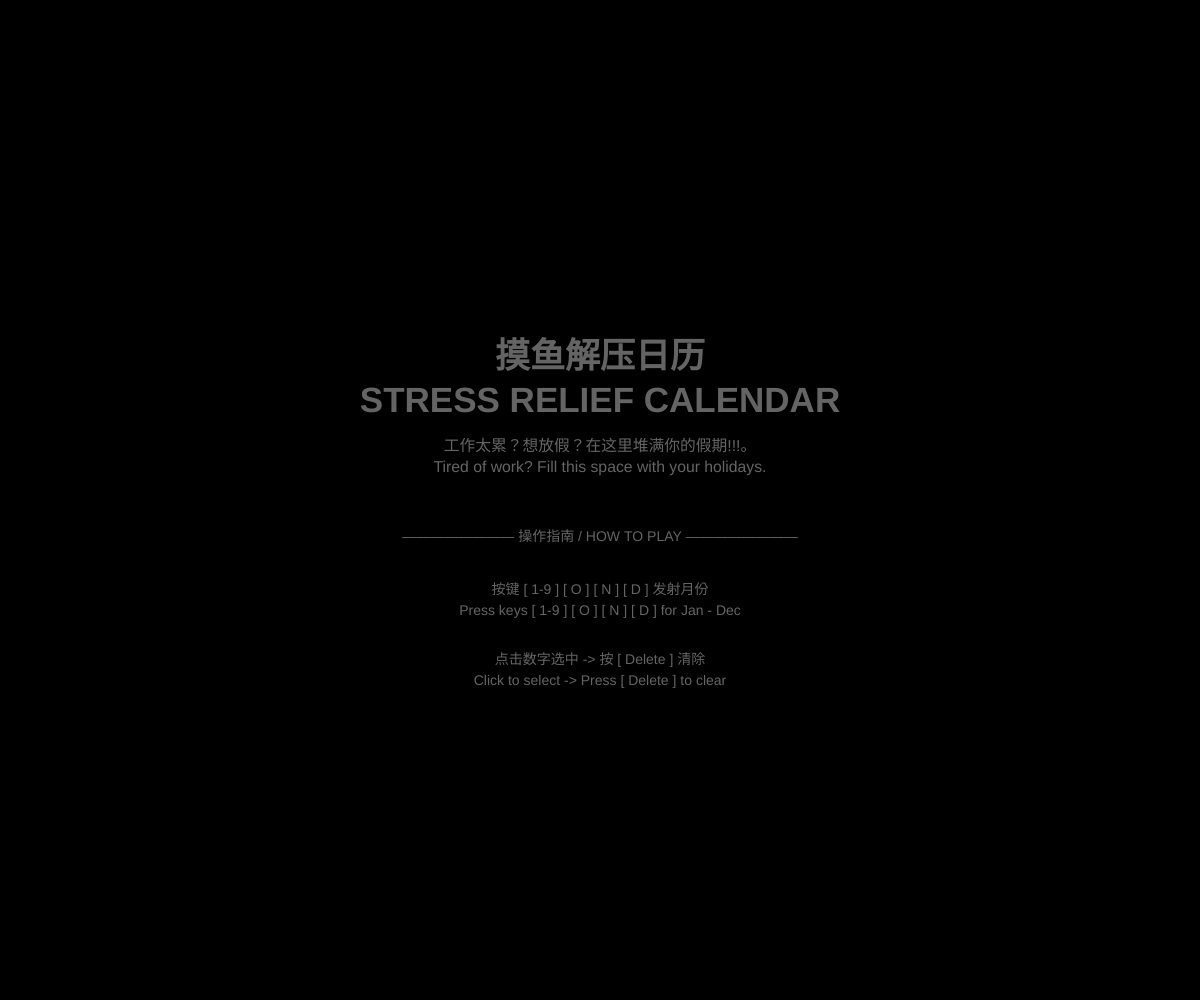
Frame 1 (no input)
Frame 60 (no input): identical to frame 1, image omitted
Frame 120 (the mouse pressed at the canvas centre since frame 60): identical to frame 1, image omitted

The p5.js sketch that drew this single still picture (run headless with seeded random() and noise() and a simulated clock; from frame 60 on, the mouse is pressed at the canvas centre):

// p5.js sketch
// ── sketch.js
let monthsData = [];
let particles = [];
let keyMapping = {};

// 控制文字闪光的变量 (0.0 = 灰色, 1.0 = 黄色)
let textGlowAmt = 0; 

function setup() {
  createCanvas(windowWidth, windowHeight);
  textAlign(CENTER, CENTER);
  rectMode(CENTER); 
  
  initMonthData();
  setupKeyMapping();
}

function draw() {
  background(0); // 背景黑

  // 1. 处理闪光数值的衰减 (让光慢慢熄灭)
  // 这里的 0.1 控制褪色速度，越小褪色越慢
  textGlowAmt = lerp(textGlowAmt, 0, 0.1); 

  // 2. 绘制会闪光的文字
  drawIntroText();

  // 3. 物理引擎
  runPhysics();
}

function keyPressed() {
  let k = key.toLowerCase();
  
  if (keyCode === DELETE || keyCode === BACKSPACE) {
    particles = particles.filter(p => !p.isSelected);
    return;
  }

  if (k in keyMapping) {
    spawnParticle(keyMapping[k]);
    // --- 触发文字微光 ---
    // 设置为 0.6 而不是 1，表示"微微"闪光，不要太刺眼
    textGlowAmt = 0.8; 
  }
}

function mousePressed() {
  for (let p of particles) {
    p.checkSelection(mouseX, mouseY);
  }
}

function windowResized() {
  resizeCanvas(windowWidth, windowHeight);
}

// --- 文字绘制 (核心修改部分) ---

function drawIntroText() {
  push();
  // 位置保持在中上部
  translate(width / 2, height * 0.38); 
  noStroke();
  
  // --- 动态计算颜色 ---
  let baseColor = color(100); // 基础颜色：深灰
  let flashColor = color(255, 245, 180); // 闪光颜色：暖黄
  
  // 根据 textGlowAmt 在灰色和黄色之间混合
  let currentColor = lerpColor(baseColor, flashColor, textGlowAmt);
  
  fill(currentColor); 
  
  // 1. 大标题 
  let titleSize = min(width, height) * 0.035; 
  textSize(titleSize);
  textStyle(BOLD);
  text("摸鱼解压日历\nSTRESS RELIEF CALENDAR", 0, 0);
  
  // 2. 副标题 
  textSize(titleSize * 0.45);
  textStyle(NORMAL);
  textLeading(titleSize * 0.6); 
  text("工作太累？想放假？在这里堆满你的假期!!!。\nTired of work? Fill this space with your holidays.", 0, titleSize * 2.2);
  
  // 3. 操作指南
  // 操作指南也可以跟着闪，或者你想让它保持灰色也可以
  // 这里我让它也跟着微闪，保持整体感
  textSize(titleSize * 0.4);
  let gap = titleSize * 4.5; 
  
  text("———————— 操作指南 / HOW TO PLAY ————————", 0, gap);
  
  text("按键 [ 1-9 ] [ O ] [ N ] [ D ] 发射月份\nPress keys [ 1-9 ] [ O ] [ N ] [ D ] for Jan - Dec", 0, gap + titleSize * 1.8);
  
  text("点击数字选中 -> 按 [ Delete ] 清除\nClick to select -> Press [ Delete ] to clear", 0, gap + titleSize * 3.8);
  
  pop();
}

// --- 物理引擎 ---

function runPhysics() {
  for (let p of particles) {
    p.applyForces();
    p.update();
  }

  for (let k = 0; k < 3; k++) {
    for (let i = 0; i < particles.length; i++) {
      particles[i].checkEdges();
      for (let j = i + 1; j < particles.length; j++) {
        particles[i].checkCollision(particles[j]);
      }
    }
  }

  for (let p of particles) {
    p.display();
  }
}

function spawnParticle(monthIndex) {
  let mData = monthsData[monthIndex];
  let dateText = mData.dates[mData.currentIndex];
  mData.currentIndex = (mData.currentIndex + 1) % mData.dates.length;
  let origin = getOriginPosition(monthIndex);
  particles.push(new DateParticle(origin.x, origin.y, dateText, mData.color, origin.side));
}

function getOriginPosition(index) {
  let x, y, side;
  if (index >= 0 && index <= 3) {
    side = 'left'; x = 0; y = height - (index + 1) * (height / 5); 
  } else if (index >= 4 && index <= 7) {
    side = 'top'; y = 0; x = (index - 3) * (width / 5);
  } else if (index >= 8 && index <= 11) {
    side = 'right'; x = width; y = (index - 7) * (height / 5);
  }
  if(side === 'left' || side === 'right') y += random(-20, 20);
  if(side === 'top') x += random(-20, 20);
  return {x, y, side};
}

class DateParticle {
  constructor(x, y, text, col, side) {
    this.pos = createVector(x, y);
    this.text = text;
    this.color = col;
    this.isSelected = false;
    this.scale = 0.1; 
    this.targetScale = 1;
    this.baseSize = 48; 
    this.radius = 24;   
    
    let speedX = 0, speedY = 0;
    if (side === 'left') {
      speedX = random(5, 12); speedY = random(-10, -5); 
    } else if (side === 'top') {
      speedX = random(-3, 3); speedY = random(2, 8);
    } else if (side === 'right') {
      speedX = random(-12, -5); speedY = random(-10, -5); 
    }
    this.vel = createVector(speedX, speedY);
  }

  applyForces() {
    this.vel.add(createVector(0, 0.4));
    this.vel.mult(0.99); 
    this.scale = lerp(this.scale, this.targetScale, 0.08); 
  }

  update() { this.pos.add(this.vel); }
  
  checkEdges() {
    let r = this.radius * this.scale;
    if (this.pos.y > height - r) {
      this.pos.y = height - r; this.vel.y *= -0.4; this.vel.x *= 0.8;  
    }
    if (this.pos.x < r) {
      this.pos.x = r; this.vel.x *= -0.5;
    } else if (this.pos.x > width - r) {
      this.pos.x = width - r; this.vel.x *= -0.5;
    }
  }

  checkCollision(other) {
    let r1 = this.radius * this.scale;
    let r2 = other.radius * other.scale;
    let minDist = r1 + r2;
    let d = p5.Vector.dist(this.pos, other.pos);
    if (d < minDist && d > 0) {
      let pushVec = p5.Vector.sub(this.pos, other.pos).normalize();
      let force = (minDist - d) * 0.5;
      this.pos.add(p5.Vector.mult(pushVec, force));
      other.pos.sub(p5.Vector.mult(pushVec, force));
      let combinedVel = p5.Vector.add(this.vel, other.vel).mult(0.5);
      this.vel.lerp(combinedVel, 0.5);
      other.vel.lerp(combinedVel, 0.5);
    }
  }

  display() {
    push();
    translate(this.pos.x, this.pos.y);
    let currentSize = this.baseSize * this.scale;
    textSize(currentSize);
    if (this.isSelected) { stroke(255); strokeWeight(4); } else { noStroke(); }
    fill(this.color);
    text(this.text, 0, 0);
    pop();
  }
  
  checkSelection(mx, my) {
    let r = this.radius * this.scale;
    if (dist(mx, my, this.pos.x, this.pos.y) < r) this.isSelected = !this.isSelected;
  }
}

function setupKeyMapping() {
  keyMapping['1'] = 0; keyMapping['2'] = 1; keyMapping['3'] = 2;
  keyMapping['4'] = 3; keyMapping['5'] = 4; keyMapping['6'] = 5;
  keyMapping['7'] = 6; keyMapping['8'] = 7; keyMapping['9'] = 8;
  keyMapping['o'] = 9; keyMapping['n'] = 10; keyMapping['d'] = 11; 
}

function initMonthData() {
  monthsData = [
    { dates: [1,2,3,10,11,17,18,24,25,31], color: "#FEF852", currentIndex: 0 },
    { dates: [1,7,8,15,16,17,18,19,20,21,22,23], color: "#EF333A", currentIndex: 0 },
    { dates: [1,7,8,14,15,21,22,28,29], color: "#A4D165", currentIndex: 0 },
    { dates: [4,5,6,11,12,18,19,25,26], color: "#FFFFFF", currentIndex: 0 },
    { dates: [1,2,3,4,5,10,16,17,23,24,30,31], color: "#F18D83", currentIndex: 0 },
    { dates: [6,7,13,14,19,20,21,27,28], color: "#FEF852", currentIndex: 0 },
    { dates: [4,5,11,12,18,19,25,26], color: "#2550B3", currentIndex: 0 },
    { dates: [1,2,8,9,15,16,22,23,29,30], color: "#F0AE53", currentIndex: 0 },
    { dates: [5,6,12,13,19,25,26,27], color: "#26A460", currentIndex: 0 },
    { dates: [1,2,3,4,5,6,7,11,17,18,24,25,31], color: "#BBA783", currentIndex: 0 },
    { dates: [1,7,8,14,15,21,22,28,29], color: "#BBA783", currentIndex: 0 },
    { dates: [5,6,12,13,19,20,26,27], color: "#27AAE1", currentIndex: 0 }
  ];
}
